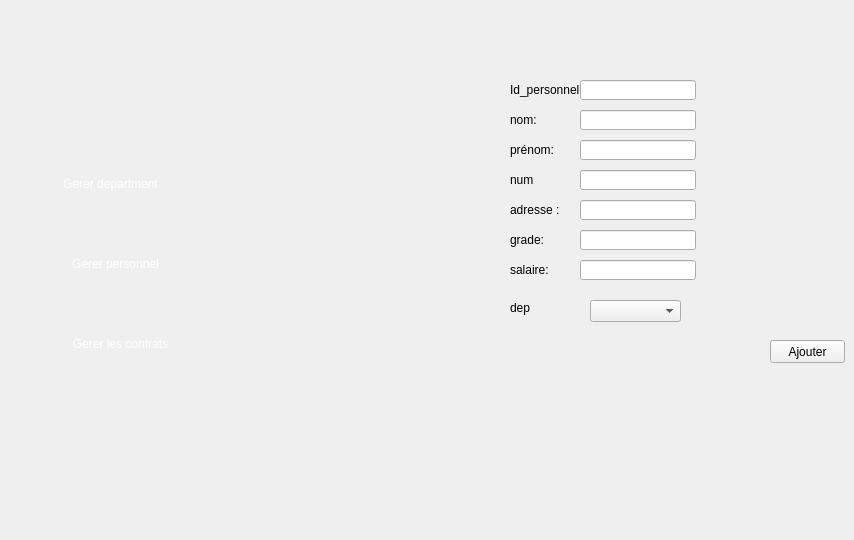
    <widget class="QWidget" name="page_13">
     <widget class="QPushButton" name="b_vehicules_8">
      <property name="geometry">
       <rect>
        <x>30</x>
        <y>170</y>
        <width>161</width>
        <height>28</height>
       </rect>
      </property>
      <property name="styleSheet">
       <string notr="true">

background-color: transparent;
	font: 10pt &quot;Segoe UI Historic&quot;;
	color: rgb(255, 255, 255);
background: none;
border: none;
background-repeat none;
</string>
      </property>
      <property name="text">
       <string>Gerer department</string>
      </property>
     </widget>
     <widget class="QLabel" name="selected2_33">
      <property name="geometry">
       <rect>
        <x>-10</x>
        <y>240</y>
        <width>231</width>
        <height>51</height>
       </rect>
      </property>
      <property name="styleSheet">
       <string notr="true">
background-color: transparent;
background: none;
	border-image: url(:/selected2.png);
border: none;
background-repeat: none;
</string>
      </property>
      <property name="text">
       <string/>
      </property>
     </widget>
     <widget class="QPushButton" name="icon4_33">
      <property name="geometry">
       <rect>
        <x>250</x>
        <y>10</y>
        <width>91</width>
        <height>91</height>
       </rect>
      </property>
      <property name="cursor">
       <cursorShape>PointingHandCursor</cursorShape>
      </property>
      <property name="styleSheet">
       <string notr="true">
border-image: url(:/icon-ajout2.png);
background-color: transparent;
background: none;
border: none;
background-repeat: none;
</string>
      </property>
      <property name="text">
       <string/>
      </property>
     </widget>
     <widget class="QLabel" name="ar_19">
      <property name="geometry">
       <rect>
        <x>220</x>
        <y>0</y>
        <width>151</width>
        <height>531</height>
       </rect>
      </property>
      <property name="styleSheet">
       <string notr="true">

background-color: transparent;
	border-image: url(:/bg.png);

background: none;
border: none;
background-repeat: none;
</string>
      </property>
      <property name="text">
       <string/>
      </property>
     </widget>
     <widget class="QLabel" name="selected_19">
      <property name="geometry">
       <rect>
        <x>230</x>
        <y>10</y>
        <width>101</width>
        <height>91</height>
       </rect>
      </property>
      <property name="styleSheet">
       <string notr="true">
background-color: transparent;
background: none;
	border-image: url(:/selected.png);
border: none;
background-repeat: none;
</string>
      </property>
      <property name="text">
       <string/>
      </property>
     </widget>
     <widget class="QPushButton" name="icon4_34">
      <property name="geometry">
       <rect>
        <x>250</x>
        <y>390</y>
        <width>91</width>
        <height>91</height>
       </rect>
      </property>
      <property name="cursor">
       <cursorShape>PointingHandCursor</cursorShape>
      </property>
      <property name="styleSheet">
       <string notr="true">
border-image: url(:/icon-afficher2.png);
background-color: transparent;
background: none;
border: none;
background-repeat: none;
</string>
      </property>
      <property name="text">
       <string/>
      </property>
     </widget>
     <widget class="QPushButton" name="icon2_25">
      <property name="geometry">
       <rect>
        <x>250</x>
        <y>130</y>
        <width>91</width>
        <height>91</height>
       </rect>
      </property>
      <property name="cursor">
       <cursorShape>PointingHandCursor</cursorShape>
      </property>
      <property name="styleSheet">
       <string notr="true">
border-image: url(:/icon-supp2.png);
background-color: transparent;
background: none;
border: none;
background-repeat: none;
</string>
      </property>
      <property name="text">
       <string/>
      </property>
     </widget>
     <widget class="QPushButton" name="pushButton_47">
      <property name="geometry">
       <rect>
        <x>30</x>
        <y>250</y>
        <width>171</width>
        <height>28</height>
       </rect>
      </property>
      <property name="styleSheet">
       <string notr="true">

background-color: transparent;
	font: 10pt &quot;Segoe UI Historic&quot;;
	color: rgb(255, 255, 255);
background: none;
border: none;
background-repeat: none;
</string>
      </property>
      <property name="text">
       <string>Gerer personnel</string>
      </property>
     </widget>
     <widget class="QPushButton" name="icon3_23">
      <property name="geometry">
       <rect>
        <x>250</x>
        <y>260</y>
        <width>91</width>
        <height>91</height>
       </rect>
      </property>
      <property name="cursor">
       <cursorShape>PointingHandCursor</cursorShape>
      </property>
      <property name="styleSheet">
       <string notr="true">
background-color: transparent;
	border-image: url(:/icon-modif2.png);
background: none;
border: none;
background-repeat: none;
</string>
      </property>
      <property name="text">
       <string/>
      </property>
     </widget>
     <widget class="QLabel" name="label_51">
      <property name="geometry">
       <rect>
        <x>510</x>
        <y>260</y>
        <width>71</width>
        <height>20</height>
       </rect>
      </property>
      <property name="styleSheet">
       <string notr="true">background-image: url(:/new/prefix1/img/backback.png);</string>
      </property>
      <property name="text">
       <string>salaire:</string>
      </property>
     </widget>
     <widget class="QLineEdit" name="lineEdit_25">
      <property name="geometry">
       <rect>
        <x>580</x>
        <y>110</y>
        <width>116</width>
        <height>20</height>
       </rect>
      </property>
      <property name="styleSheet">
       <string notr="true">background-image: url(:/new/prefix1/img/backback.png);</string>
      </property>
     </widget>
     <widget class="QLabel" name="label_52">
      <property name="geometry">
       <rect>
        <x>510</x>
        <y>170</y>
        <width>71</width>
        <height>20</height>
       </rect>
      </property>
      <property name="styleSheet">
       <string notr="true">background-image: url(:/new/prefix1/img/backback.png);</string>
      </property>
      <property name="text">
       <string>num</string>
      </property>
     </widget>
     <widget class="QLabel" name="label_53">
      <property name="geometry">
       <rect>
        <x>510</x>
        <y>80</y>
        <width>71</width>
        <height>20</height>
       </rect>
      </property>
      <property name="styleSheet">
       <string notr="true">background-image: url(:/new/prefix1/img/backback.png);</string>
      </property>
      <property name="text">
       <string>Id_personnel:</string>
      </property>
     </widget>
     <widget class="QLabel" name="label_54">
      <property name="geometry">
       <rect>
        <x>510</x>
        <y>140</y>
        <width>71</width>
        <height>20</height>
       </rect>
      </property>
      <property name="styleSheet">
       <string notr="true">background-image: url(:/new/prefix1/img/backback.png);</string>
      </property>
      <property name="text">
       <string>prénom:</string>
      </property>
     </widget>
     <widget class="QLineEdit" name="lineEdit_26">
      <property name="geometry">
       <rect>
        <x>580</x>
        <y>170</y>
        <width>116</width>
        <height>20</height>
       </rect>
      </property>
      <property name="styleSheet">
       <string notr="true">background-image: url(:/new/prefix1/img/backback.png);</string>
      </property>
     </widget>
     <widget class="QLabel" name="label_55">
      <property name="geometry">
       <rect>
        <x>510</x>
        <y>200</y>
        <width>71</width>
        <height>20</height>
       </rect>
      </property>
      <property name="styleSheet">
       <string notr="true">background-image: url(:/new/prefix1/img/backback.png);</string>
      </property>
      <property name="text">
       <string>adresse :</string>
      </property>
     </widget>
     <widget class="QLineEdit" name="lineEdit_24">
      <property name="geometry">
       <rect>
        <x>580</x>
        <y>80</y>
        <width>116</width>
        <height>20</height>
       </rect>
      </property>
      <property name="styleSheet">
       <string notr="true">background-image: url(:/new/prefix1/img/backback.png);</string>
      </property>
     </widget>
     <widget class="QLabel" name="label_56">
      <property name="geometry">
       <rect>
        <x>510</x>
        <y>110</y>
        <width>71</width>
        <height>20</height>
       </rect>
      </property>
      <property name="styleSheet">
       <string notr="true">background-image: url(:/new/prefix1/img/backback.png);</string>
      </property>
      <property name="text">
       <string>nom:</string>
      </property>
     </widget>
     <widget class="QLineEdit" name="lineEdit_36">
      <property name="geometry">
       <rect>
        <x>580</x>
        <y>140</y>
        <width>116</width>
        <height>20</height>
       </rect>
      </property>
      <property name="styleSheet">
       <string notr="true">background-image: url(:/new/prefix1/img/backback.png);</string>
      </property>
     </widget>
     <widget class="QLineEdit" name="lineEdit_34">
      <property name="geometry">
       <rect>
        <x>580</x>
        <y>230</y>
        <width>116</width>
        <height>20</height>
       </rect>
      </property>
      <property name="styleSheet">
       <string notr="true">background-image: url(:/new/prefix1/img/backback.png);</string>
      </property>
     </widget>
     <widget class="QLabel" name="label_57">
      <property name="geometry">
       <rect>
        <x>510</x>
        <y>230</y>
        <width>71</width>
        <height>20</height>
       </rect>
      </property>
      <property name="styleSheet">
       <string notr="true">background-image: url(:/new/prefix1/img/backback.png);</string>
      </property>
      <property name="text">
       <string>grade:</string>
      </property>
     </widget>
     <widget class="QLineEdit" name="lineEdit_35">
      <property name="geometry">
       <rect>
        <x>580</x>
        <y>200</y>
        <width>116</width>
        <height>20</height>
       </rect>
      </property>
      <property name="styleSheet">
       <string notr="true">background-image: url(:/new/prefix1/img/backback.png);</string>
      </property>
     </widget>
     <widget class="QPushButton" name="pushButton_118">
      <property name="geometry">
       <rect>
        <x>770</x>
        <y>340</y>
        <width>75</width>
        <height>23</height>
       </rect>
      </property>
      <property name="styleSheet">
       <string notr="true">background-image: url(:/new/prefix1/img/backback.png);</string>
      </property>
      <property name="text">
       <string>Ajouter</string>
      </property>
     </widget>
     <widget class="QLineEdit" name="lineEdit_27">
      <property name="geometry">
       <rect>
        <x>580</x>
        <y>260</y>
        <width>116</width>
        <height>20</height>
       </rect>
      </property>
      <property name="styleSheet">
       <string notr="true">background-image: url(:/new/prefix1/img/backback.png);</string>
      </property>
     </widget>
     <widget class="QComboBox" name="cbx">
      <property name="geometry">
       <rect>
        <x>590</x>
        <y>300</y>
        <width>91</width>
        <height>22</height>
       </rect>
      </property>
     </widget>
     <widget class="QLabel" name="label_123">
      <property name="geometry">
       <rect>
        <x>510</x>
        <y>300</y>
        <width>56</width>
        <height>16</height>
       </rect>
      </property>
      <property name="styleSheet">
       <string notr="true">background : none;</string>
      </property>
      <property name="text">
       <string>dep</string>
      </property>
     </widget>
     <widget class="QPushButton" name="b_vehicules_21">
      <property name="geometry">
       <rect>
        <x>40</x>
        <y>330</y>
        <width>161</width>
        <height>28</height>
       </rect>
      </property>
      <property name="styleSheet">
       <string notr="true">

background-color: transparent;
	font: 10pt &quot;Segoe UI Historic&quot;;
	color: rgb(255, 255, 255);
background: none;
border: none;
background-repeat none;
</string>
      </property>
      <property name="text">
       <string>Gerer les contrats</string>
      </property>
     </widget>
     <zorder>ar_19</zorder>
     <zorder>b_vehicules_8</zorder>
     <zorder>selected2_33</zorder>
     <zorder>selected_19</zorder>
     <zorder>icon4_34</zorder>
     <zorder>icon2_25</zorder>
     <zorder>pushButton_47</zorder>
     <zorder>icon3_23</zorder>
     <zorder>icon4_33</zorder>
     <zorder>label_51</zorder>
     <zorder>lineEdit_25</zorder>
     <zorder>label_52</zorder>
     <zorder>label_53</zorder>
     <zorder>label_54</zorder>
     <zorder>lineEdit_26</zorder>
     <zorder>label_55</zorder>
     <zorder>lineEdit_24</zorder>
     <zorder>label_56</zorder>
     <zorder>lineEdit_36</zorder>
     <zorder>lineEdit_34</zorder>
     <zorder>label_57</zorder>
     <zorder>lineEdit_35</zorder>
     <zorder>pushButton_118</zorder>
     <zorder>lineEdit_27</zorder>
     <zorder>cbx</zorder>
     <zorder>label_123</zorder>
     <zorder>b_vehicules_21</zorder>
    </widget>
